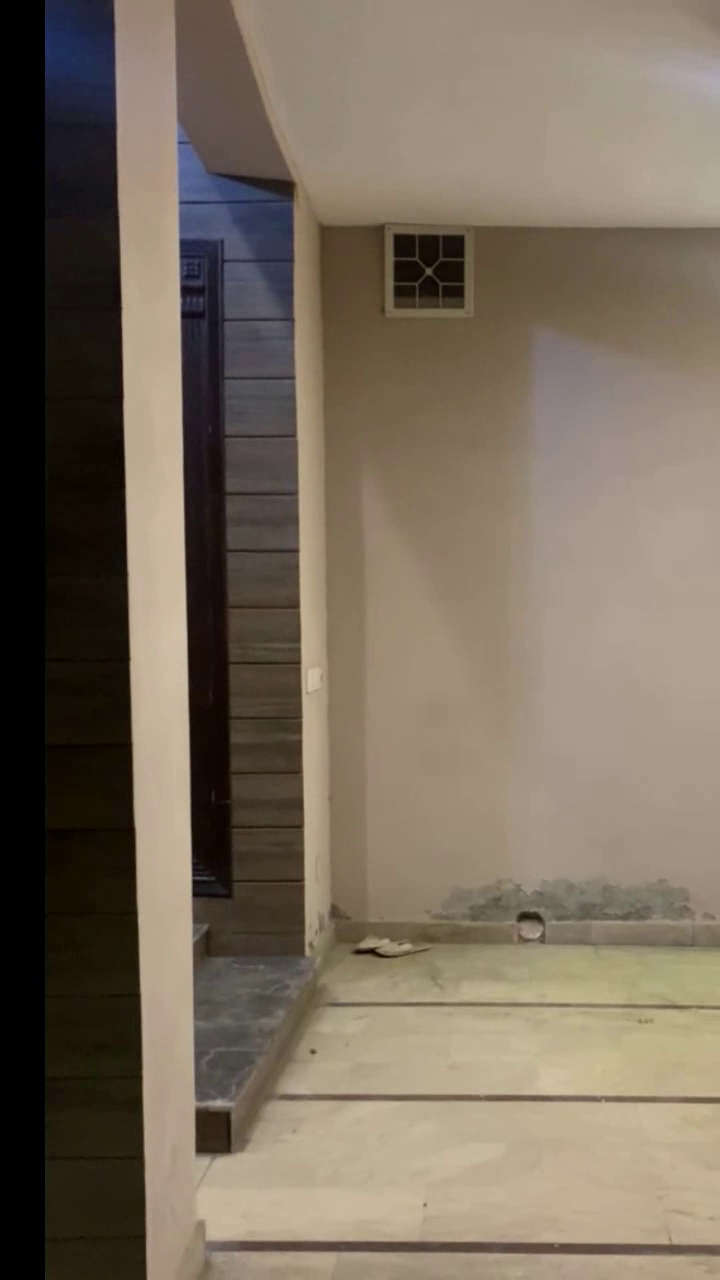
#> input picture frame 7 of detections_overlaid.mp4, 720 x 1280 px, given in place of the camera
$ python WicketDetection.py
#> lines starting #> are read from the running program, lines starting #| are printed output that depends on the picture; after the words box and inside, x2 and y2 are one past the last pixel; in counts of white or black regions, pixels touching at a corner belong together

##    tHIS IS HOW TO RUN THE CODE


  ####################       python wicket.py /home/splash/Videos/crick04.mp4


import cv2
import numpy as np
import json
import argparse
import os
from datetime import datetime

class WicketDetector3D:
    # [298 lines left out: functions __init__, detect_wickets, _detect_wickets_in_frame, _estimate_z_coordinate, _calculate_wicket_corners, _draw_persistent_highlights and 2 more, not called in this run]


def run_webcam_detector():
    """Run 3D wicket detection on webcam feed or live video input"""
    # Initialize webcam (0 is usually the default camera)
    cap = cv2.VideoCapture(0)

    # Check if the webcam is opened correctly
    if not cap.isOpened():
        print("Error: Could not open webcam")
        return

    # Set up HSV color thresholds for wicket detection
    lower_wicket = np.array([25, 35, 200])
    upper_wicket = np.array([35, 80, 255])

    # For tracking positions
    last_positions = []
    memory_frames = 30
    frame_count = 0

    # Z-axis estimation parameters
    reference_wicket_height = 71.1  # Standard cricket stumps height in cm
    focal_length = None  # Will be calibrated based on first clear detection

    print("Live 3D wicket detection started!")
    print("Press 'q' to quit")

    while True:
        # Read a frame from the webcam
        ret, frame = cap.read()
#> frame is the input picture: shape (1280, 720, 3); mean B, G, R 92.4, 107.9, 120.2
        if not ret:
            break

        frame_count += 1
        display_frame = frame.copy()

        # Convert to HSV
        hsv = cv2.cvtColor(frame, cv2.COLOR_BGR2HSV)
#> hsv: shape (1280, 720, 3); mean H, S, V 22, 74.3, 121.1

        # Create mask and clean it up
        mask = cv2.inRange(hsv, lower_wicket, upper_wicket)
#> mask: shape (1280, 720); every value is 0
        kernel = np.ones((5, 5), np.uint8)
        mask = cv2.morphologyEx(mask, cv2.MORPH_OPEN, kernel)
        mask = cv2.morphologyEx(mask, cv2.MORPH_CLOSE, kernel)

        # Find contours
        contours, _ = cv2.findContours(mask, cv2.RETR_EXTERNAL, cv2.CHAIN_APPROX_SIMPLE)
#> contours = []

        # Store current frame detections
        current_detections = []

        for contour in contours:
            area = cv2.contourArea(contour)
            if area < 100:
                continue

            x, y, w, h = cv2.boundingRect(contour)
            aspect_ratio = h / w

            if aspect_ratio > 2.0:
                center_x = x + w // 2
                center_y = y + h // 2

                # Estimate Z coordinate
                if focal_length is None:
                    # Calibrate with first detection (assume 300cm distance)
                    assumed_distance = 300.0
                    focal_length = (h * assumed_distance) / reference_wicket_height
                    print(f"Calibrated focal length: {focal_length:.2f} pixels")
                    z_coord = assumed_distance
                else:
                    # Calculate Z based on calibrated focal length
                    z_coord = (focal_length * reference_wicket_height) / h

                # Calculate corners
                corners = [
                    [x, y, z_coord],
                    [x + w, y, z_coord],
                    [x + w, y + h, z_coord],
                    [x, y + h, z_coord]
                ]

                # Bright green box for active detection
                cv2.rectangle(display_frame, (x, y), (x + w, y + h), (0, 255, 0), 3)

                # Prominent red dot with white outline
                cv2.circle(display_frame, (center_x, center_y), 7, (0, 0, 255), -1)
                cv2.circle(display_frame, (center_x, center_y), 9, (255, 255, 255), 2)

                # Add text with 3D coordinates
                cv2.putText(display_frame, f"Wicket ({center_x}, {center_y}, {z_coord:.1f}cm)",
                            (x, y - 10), cv2.FONT_HERSHEY_SIMPLEX, 0.6, (255, 255, 0), 2)

                # Draw corner points
                for i, (cx, cy, cz) in enumerate(corners):
                    cv2.circle(display_frame, (int(cx), int(cy)), 4, (0, 255, 255), -1)
                    cv2.putText(display_frame, f"{i+1}", (int(cx)-5, int(cy)-5),
                                cv2.FONT_HERSHEY_SIMPLEX, 0.5, (0, 0, 0), 2)

                # Store detection data
                wicket_data = {
                    "center": [center_x, center_y, z_coord],
                    "corners": corners,
                    "bound_box": {
                        "top_left": [x, y, z_coord],
                        "width": w,
                        "height": h,
                        "depth": w * 0.2  # Approximated depth
                    }
                }

                current_detections.append(wicket_data)
#> this loop made 0 passes
#> after the loop, current_detections = []

        # Update position history
        if current_detections:
            last_positions = [(frame_count, pos) for pos in current_detections]
        else:
            last_positions = [(f, pos) for f, pos in last_positions
                            if frame_count - f <= memory_frames]

        # Draw persistent highlights
        for f_num, wicket_data in last_positions:
            if f_num != frame_count:  # Don't redraw current detections
                age = frame_count - f_num
                alpha = max(0.3, 1.0 - (age / memory_frames))

                center_x, center_y, z_coord = wicket_data["center"]
                bound_box = wicket_data["bound_box"]
                x = bound_box["top_left"][0]
                y = bound_box["top_left"][1]
                w = bound_box["width"]
                h = bound_box["height"]

                overlay = display_frame.copy()
                cv2.rectangle(overlay, (x, y), (x + w, y + h), (0, 165, 255), 2)
                cv2.circle(overlay, (int(center_x), int(center_y)), 5, (0, 165, 255), -1)
                cv2.addWeighted(overlay, alpha, display_frame, 1 - alpha, 0, display_frame)

                text_color = (0, 165, 255)
                cv2.putText(display_frame, f"({int(center_x)}, {int(center_y)}, {z_coord:.1f})",
                           (x + w + 5, y + h // 2), cv2.FONT_HERSHEY_SIMPLEX, 0.5, text_color, 1)

        # Show mask for debugging
        cv2.imshow("Wicket Mask", mask)

        # Show the result frame
        cv2.putText(display_frame, "Live 3D Wicket Detection (Press 'q' to quit)",
                   (10, 30), cv2.FONT_HERSHEY_SIMPLEX, 0.7, (255, 255, 255), 2)
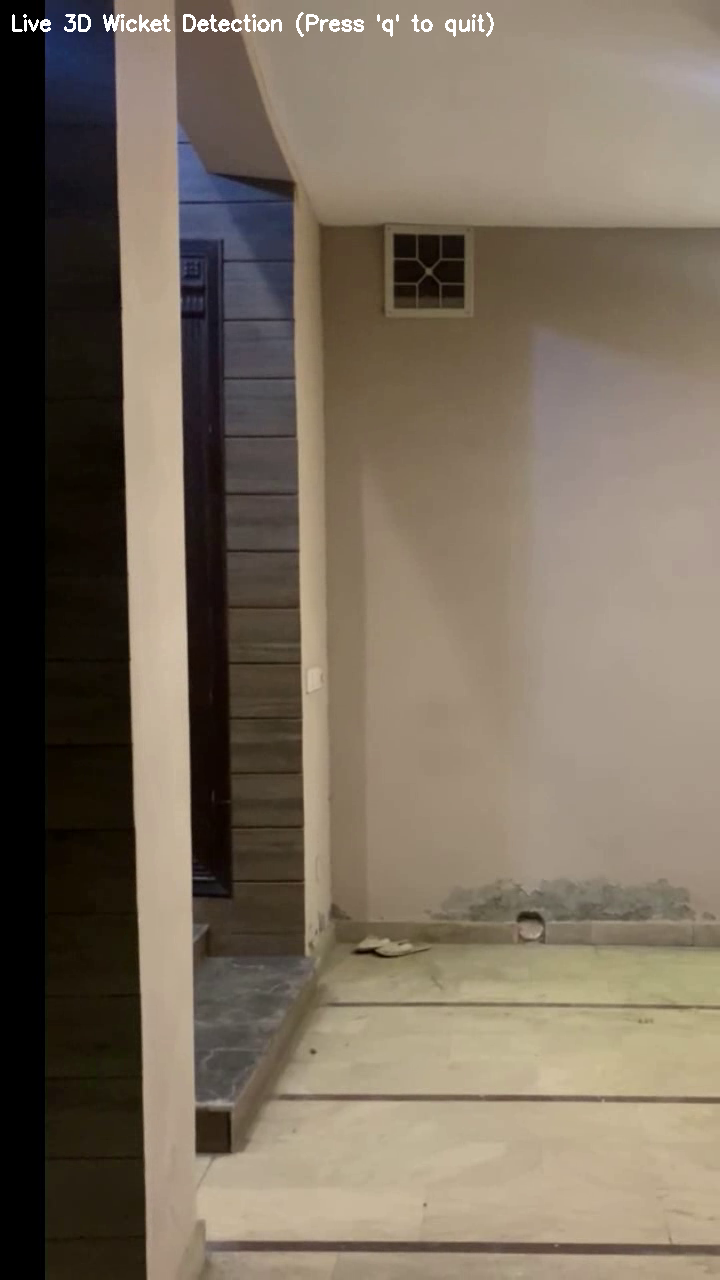
#> display_frame: shape (1280, 720, 3); 0.34% of pixels changed, all inside (x1, y1, x2, y2) = (12, 12, 494, 37)
        cv2.imshow("Cricket Wicket 3D Detection", display_frame)

        # Wait for key press - use a small wait time for responsive UI
        if cv2.waitKey(1) & 0xFF == ord('q'):
#> (key q is pressed here)
            break

    # Clean up
    cap.release()
    cv2.destroyAllWindows()


if __name__ == "__main__":
    # Check if any command line arguments were provided
    if len(os.sys.argv) > 1:
        # Run with command line arguments
        exit(main())
    else:
        # No arguments provided, run webcam detector
        print("No video file specified. Starting live webcam 3D detection.")
        run_webcam_detector()

$ run again, starting later in the video
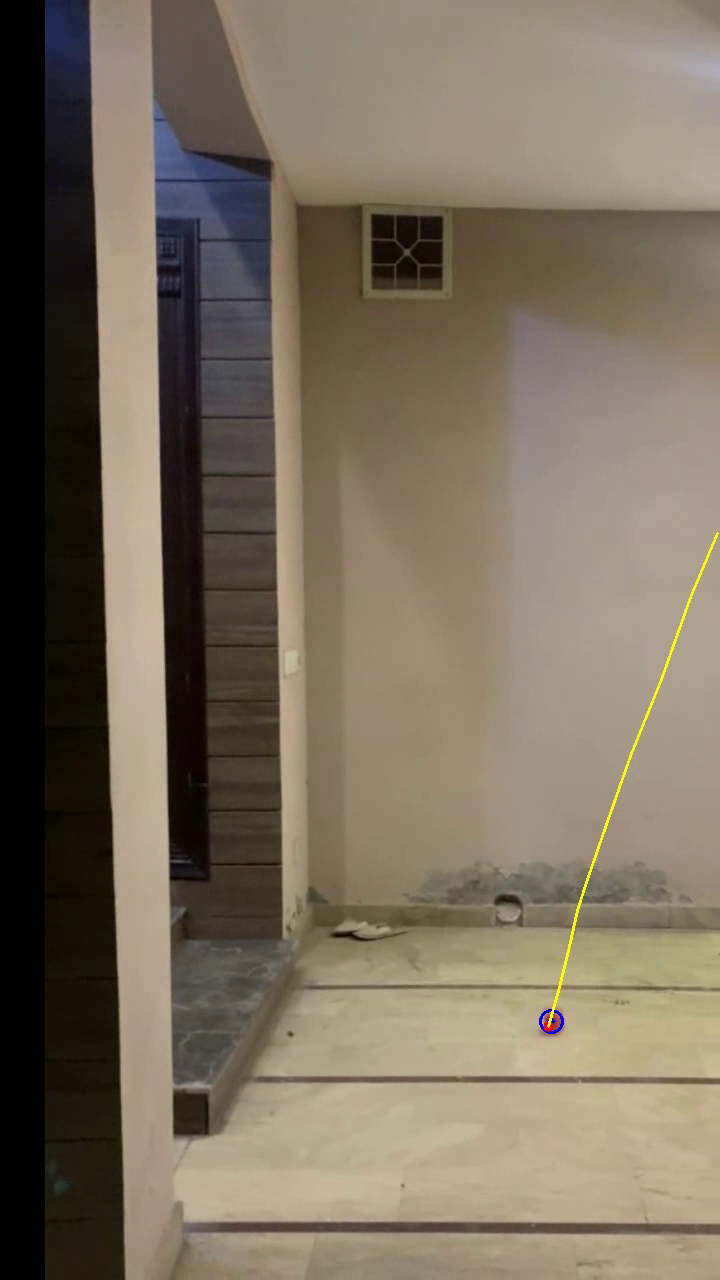
#> input picture frame 31 of detections_overlaid.mp4, 720 x 1280 px, given in place of the camera
#> in run_webcam_detector, frame is the input picture: shape (1280, 720, 3); mean B, G, R 94, 110.3, 122.9
#> hsv: shape (1280, 720, 3); mean H, S, V 21.6, 72.8, 123.7
#> in run_webcam_detector, `mask = cv2.inRange(hsv, lower_wicket, upper_wicket)`:
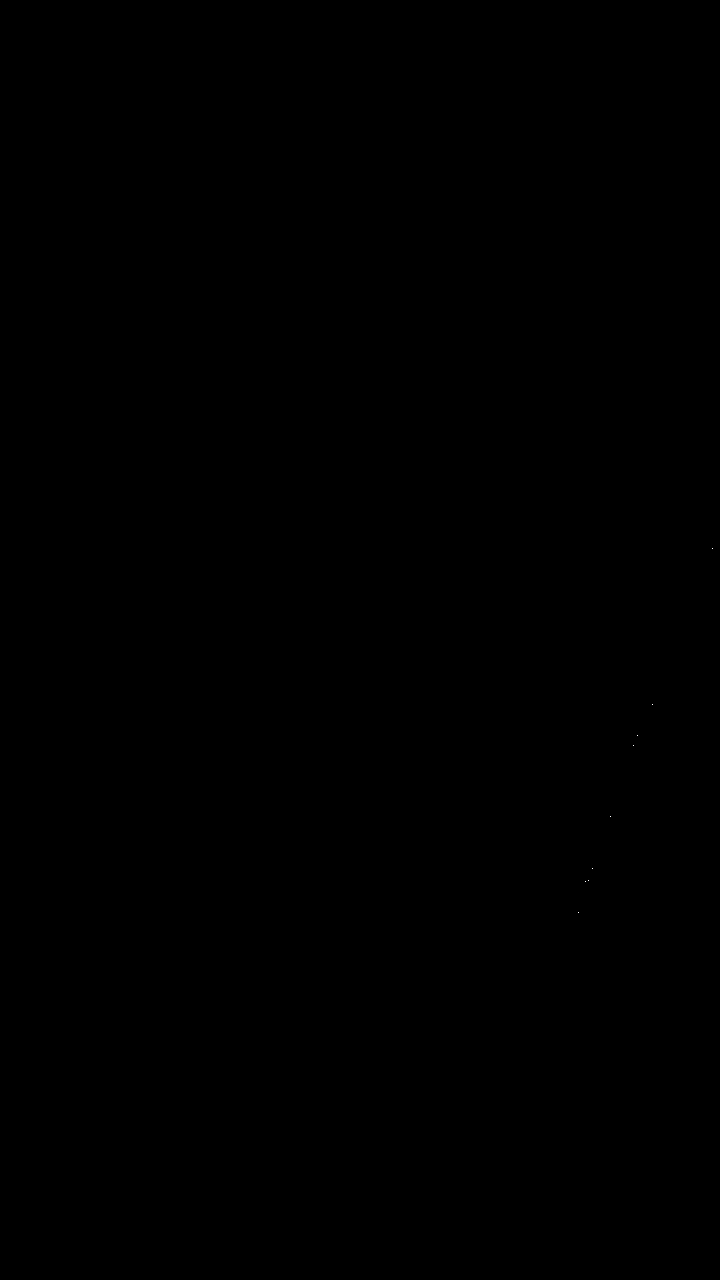
#> mask: shape (1280, 720); 0% white in thin lines or dots, all inside (x1, y1, x2, y2) = (578, 548, 713, 913)
#> contours = []
#> in run_webcam_detector, `cv2.putText(display_frame, "Live 3D Wicket Detection (Press 'q' to qui..`:
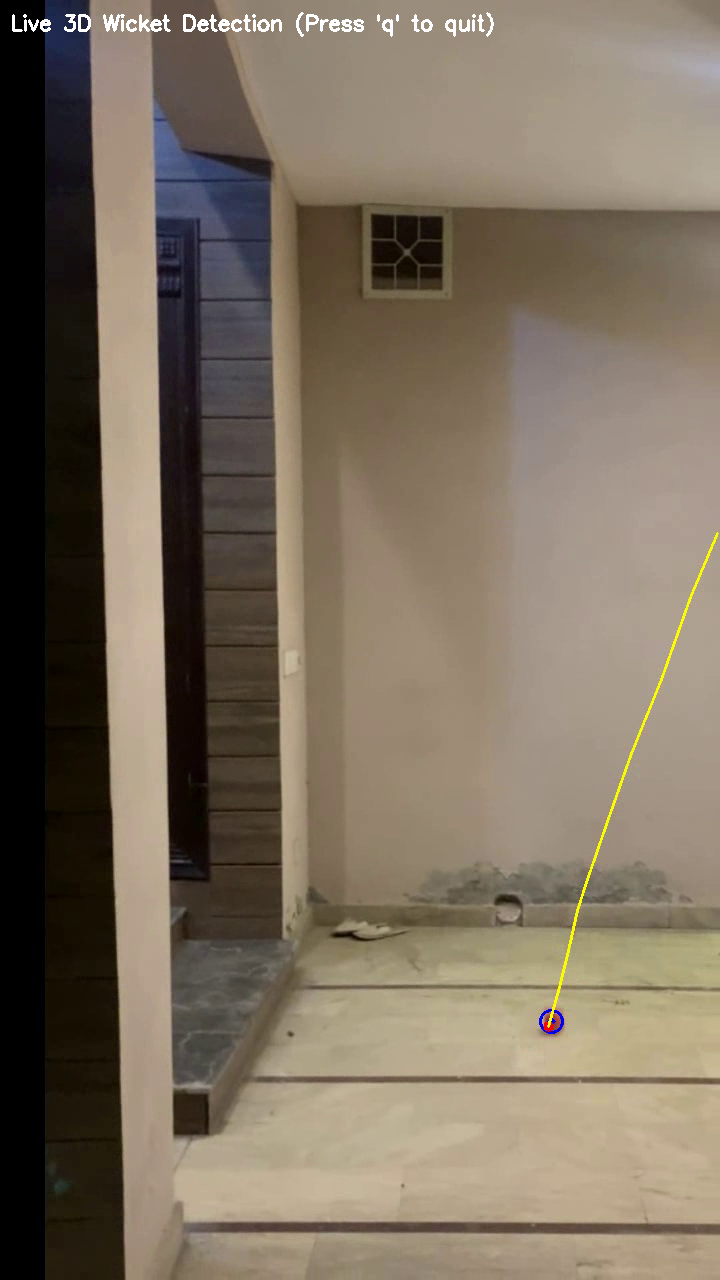
#> display_frame: shape (1280, 720, 3); 0.34% of pixels changed, all inside (x1, y1, x2, y2) = (12, 12, 494, 37)

$ run again, starting later in the video
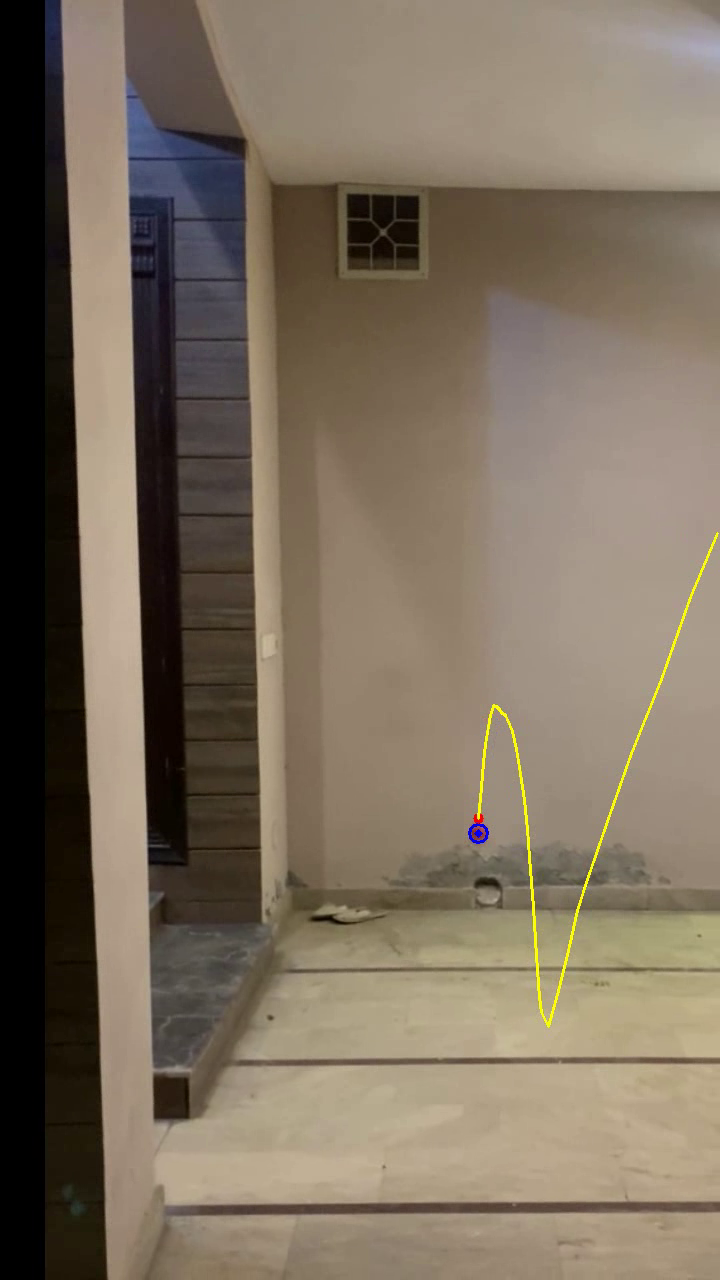
#> input picture frame 56 of detections_overlaid.mp4, 720 x 1280 px, given in place of the camera
#> in run_webcam_detector, frame is the input picture: shape (1280, 720, 3); mean B, G, R 93.9, 110.5, 123.6
#> hsv: shape (1280, 720, 3); mean H, S, V 20.9, 71.2, 124.2
#> in run_webcam_detector, `mask = cv2.inRange(hsv, lower_wicket, upper_wicket)`:
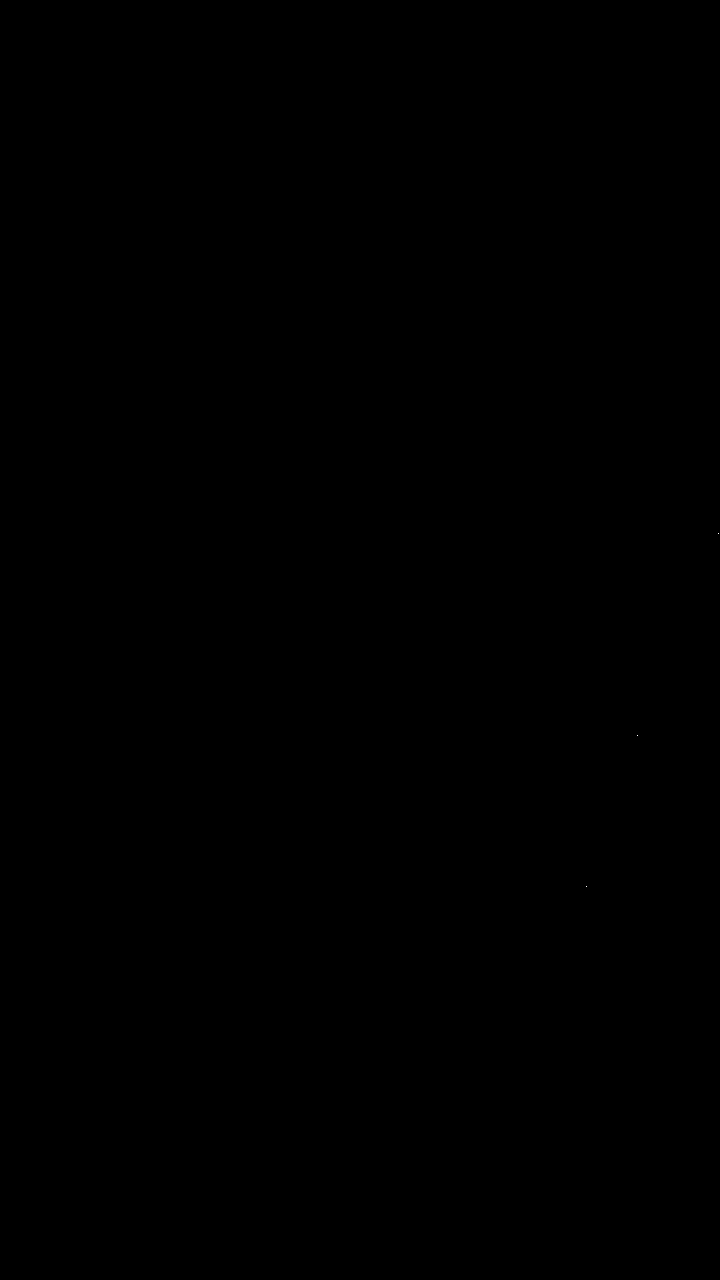
#> mask: shape (1280, 720); 0% white in thin lines or dots, all inside (x1, y1, x2, y2) = (586, 533, 719, 887)
#> contours = []
#> in run_webcam_detector, `cv2.putText(display_frame, "Live 3D Wicket Detection (Press 'q' to qui..`:
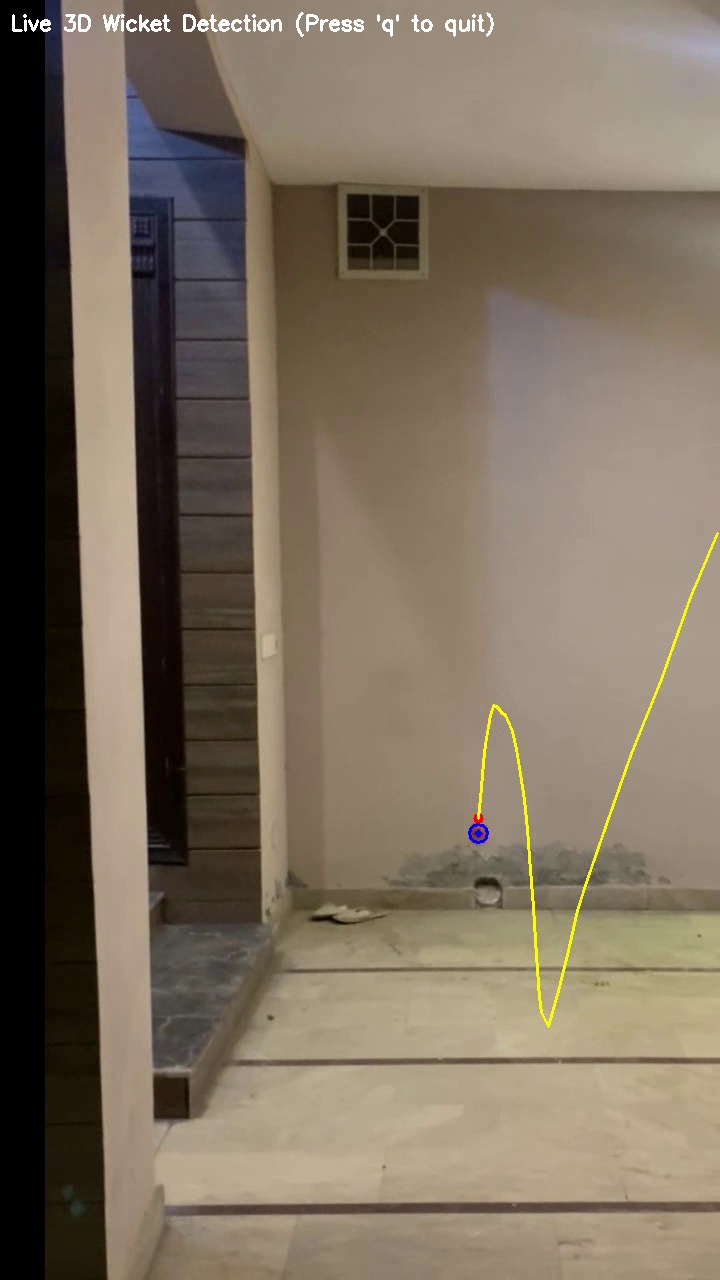
#> display_frame: shape (1280, 720, 3); 0.34% of pixels changed, all inside (x1, y1, x2, y2) = (12, 12, 494, 37)
